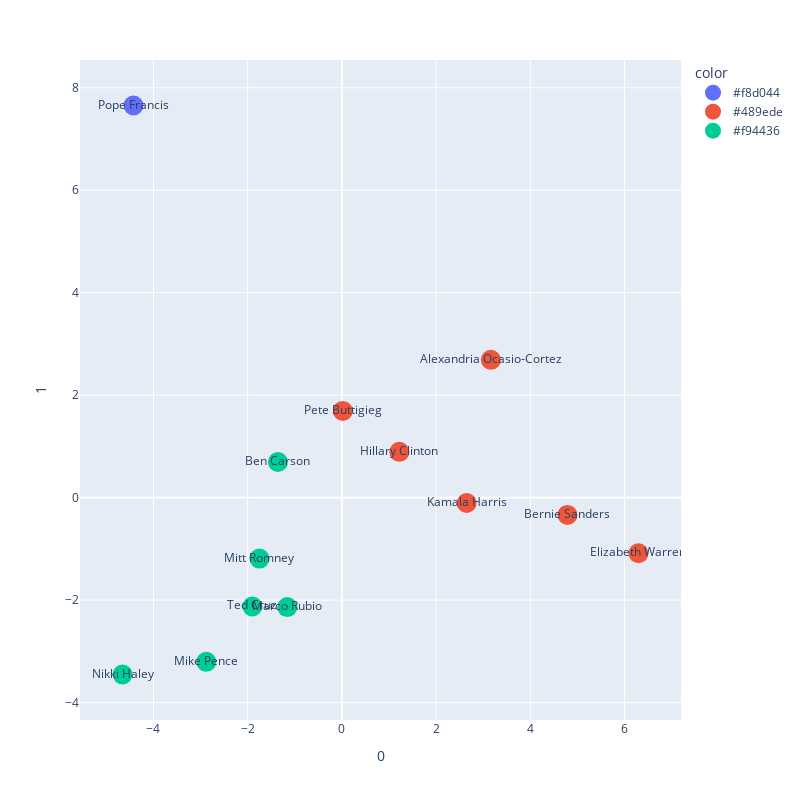

Notebook cell for this chart:
### Code cell
import plotly.express as px
from sklearn.decomposition import PCA

scaled_df = pd.DataFrame(scaler.fit_transform(f5), columns = f5.columns).copy()
pca = PCA(n_components=2)
components = pca.fit_transform(scaled_df)
colours = ['#f8d044','#489ede','#489ede','#489ede','#489ede','#489ede','#489ede','#f94436','#f94436','#f94436','#f94436','#f94436','#f94436']

fig = px.scatter(components, x=0, y=1, text=speakers[:,0],color=colours)#, color=colours,
fig.update_traces(marker=dict(size=20))
fig.update_layout(width=800, height=800)

fig.show()

### Figure 1 — Plotly figure (JSON) as saved in the notebook; plotly's stock layout.template omitted (floating-point values rounded to 4 significant figures)
{"data": [{"hovertemplate": "color=#f8d044<br>0=%{x}<br>1=%{y}<br>text=%{text}<extra></extra>", "legendgroup": "#f8d044", "marker": {"color": "#636efa", "size": 20, "symbol": "circle"}, "mode": "markers+text", "name": "#f8d044", "orientation": "v", "showlegend": true, "text": ["Pope Francis"], "type": "scatter", "x": [-4.424], "xaxis": "x", "y": [7.654], "yaxis": "y"}, {"hovertemplate": "color=#489ede<br>0=%{x}<br>1=%{y}<br>text=%{text}<extra></extra>", "legendgroup": "#489ede", "marker": {"color": "#EF553B", "size": 20, "symbol": "circle"}, "mode": "markers+text", "name": "#489ede", "orientation": "v", "showlegend": true, "text": ["Hillary Clinton", "Bernie Sanders", "Kamala Harris", "Elizabeth Warren", "Pete Buttigieg", "Alexandria Ocasio-Cortez"], "type": "scatter", "x": [1.219, 4.788, 2.648, 6.295, 0.01784, 3.162], "xaxis": "x", "y": [0.8948, -0.3368, -0.1044, -1.084, 1.694, 2.69], "yaxis": "y"}, {"hovertemplate": "color=#f94436<br>0=%{x}<br>1=%{y}<br>text=%{text}<extra></extra>", "legendgroup": "#f94436", "marker": {"color": "#00cc96", "size": 20, "symbol": "circle"}, "mode": "markers+text", "name": "#f94436", "orientation": "v", "showlegend": true, "text": ["Mike Pence", "Mitt Romney", "Ted Cruz", "Ben Carson", "Marco Rubio", "Nikki Haley"], "type": "scatter", "x": [-2.879, -1.751, -1.901, -1.359, -1.16, -4.657], "xaxis": "x", "y": [-3.204, -1.189, -2.124, 0.6963, -2.135, -3.451], "yaxis": "y"}], "layout": {"height": 800, "legend": {"title": {"text": "color"}, "tracegroupgap": 0}, "margin": {"t": 60}, "width": 800, "xaxis": {"anchor": "y", "domain": [0, 1], "title": {"text": "0"}}, "yaxis": {"anchor": "x", "domain": [0, 1], "title": {"text": "1"}}}}
